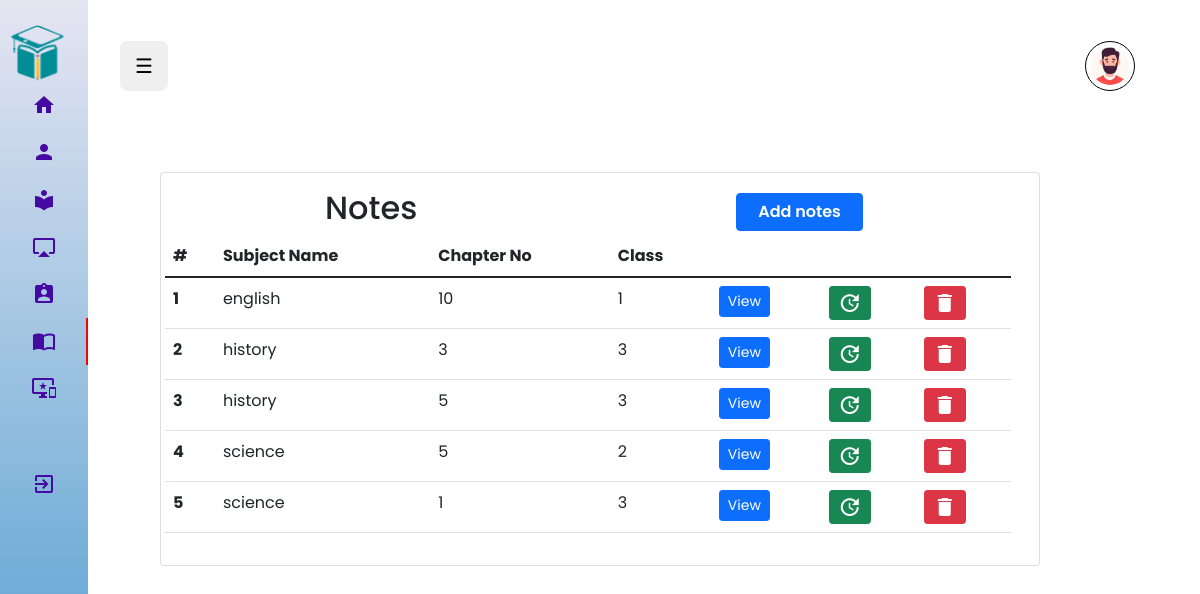
Page /admin/notes/notes.php on the committed database.
### tables this page shows
CREATE TABLE `mst_notes` (
  `mst_notes_id` varchar(255) NOT NULL,
  `subject_id` varchar(255) NOT NULL,
  `chapter_no` int(100) NOT NULL,
  `filename` varchar(255) NOT NULL
);

CREATE TABLE `subject` (
  `subject_id` varchar(255) NOT NULL,
  `name` varchar(255) NOT NULL,
  `class` int(11) NOT NULL,
  `overall_ratings` int(20) DEFAULT NULL
);

### admin/notes/notes.php (the view, shortened to what this page needs)
<?php
include('../mainInclude/header.php');
include('../modals/addNotesModal.php');
include('../modals/updateNoteModal.php');
?>
<section id="content">
    <div class="container p-4">
        <div class="card" style="width: 55rem;margin:auto;">
            <div class="card-body">
                <div class="row admin-mybooks-header">
                    <h2>Notes</h2>
                <button type="button" class="btn btn-primary abutton" data-bs-toggle="modal" data-bs-target="#addNotesModalCenter">
                Add notes
                </button>
                <table class="table table-hover">
                    <thead>
                        <tr>
                            <th scope="col">#</th>
                            <th scope="col">Subject Name</th>
                            <th scope="col">Chapter No</th>
                            <th scope="col">Class</th>
                        </tr>
                    </thead>
                    <tbody>
                        <tr>
                            <?php
                            $sql = "SELECT mst_notes_id, mst_notes.subject_id, mst_notes.chapter_no,subject.name, subject.class, filename FROM mst_notes
                                        LEFT JOIN subject ON mst_notes.subject_id = subject.subject_id
                                       ";
                            $query = mysqli_query($conn, $sql);
                            $count = 0;
                            while ($result = mysqli_fetch_assoc($query)) {
                                $count++;
                                echo "<th scope='row'>" . $count . "</th>
                                    <td>" . $result['name'] . "</td>
                                    <td>" . $result['chapter_no'] . "</td>
                                    <td>" . $result['class'] . "</td>";
                                echo '
                                    <td>
                                        <a href="'.$result['filename'].'"  target="_blank" class="btn btn-primary btn-sm" type="button">View</a>
                                    </td>
                                    <td>
                                        <button name="updateNotebtn"  class="btn btn-success btn-sm updateNotebtn" id="'.$result['mst_notes_id'].'" ><span class="material-icons">update</span></button>
                                    </td>
                                    <td>
                                        <a href ="#" class="btn btn-danger btn-sm deletebtn" type="button" id="'.$result['mst_notes_id'].'"><span class="material-icons">delete</span></a>
                                    </td>
                                </tr>
                                ';
                            }
                            ?>
                    </tbody>
                </table>
            </div>
        </div>
    </div>
</section>
<?php include('../mainInclude/footer.php'); ?>

### admin/css/style.css (style rules this page uses)
* { box-sizing: border-box; margin: 0; padding: 0; }
body { font-family: "Rubik", sans-serif; }

### public/css/admin.css (style rules this page uses)
.admin-mybooks-header { width: 100%; justify-content: space-between; }
.admin-mybooks-header .abutton { width: 15%; font-weight: 600; }
.admin-mybooks-header h2 { width: 50%; }

### public/css/global.css (style rules this page uses)
* { padding: 0; margin: 0; box-sizing: border-box; font-family: var(--primary-font); }
:root { --primary-color: rgba(0, 118, 255, 0.9); --grey-color: rgb(233, 233, 233); --primary-font: "Poppins", sans-serif; --cursive-font: "Redressed", cursive; }
a { text-decoration: none; cursor: pointer; color: #000; }
button { cursor: pointer; border: none; outline: none; }
.row { display: flex; flex-direction: row; justify-content: center; align-items: center; }

### rows in the picture
mst_notes: subject.name "english", chapter_no "10", subject.class "1"
mst_notes: subject.name "history", chapter_no "3", subject.class "3"
mst_notes: subject.name "history", chapter_no "5", subject.class "3"
mst_notes: subject.name "science", chapter_no "5", subject.class "2"
mst_notes: subject.name "science", chapter_no "1", subject.class "3"
